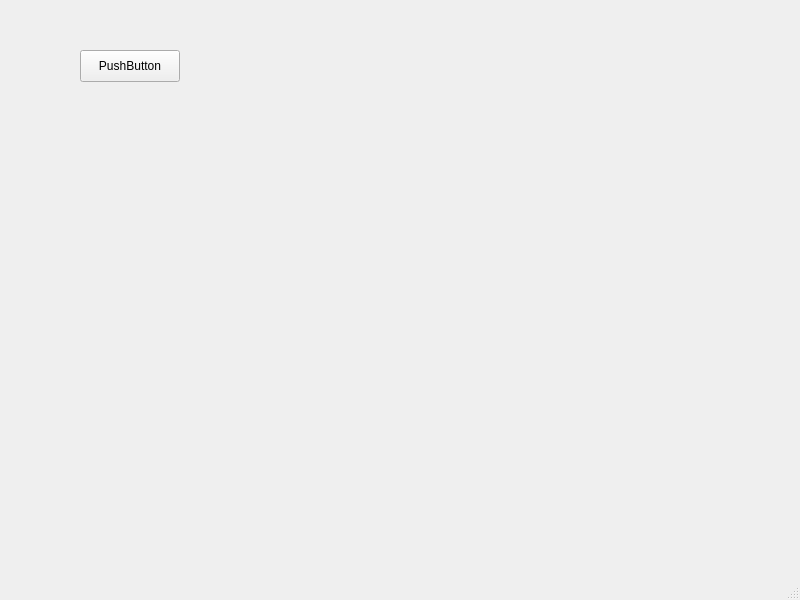
<?xml version="1.0" encoding="UTF-8"?>
<ui version="4.0">
 <class>MainWindow</class>
 <widget class="QMainWindow" name="MainWindow">
  <property name="geometry">
   <rect>
    <x>0</x>
    <y>0</y>
    <width>800</width>
    <height>600</height>
   </rect>
  </property>
  <property name="windowTitle">
   <string>MainWindow</string>
  </property>
  <widget class="QWidget" name="centralwidget">
   <widget class="QPushButton" name="pushButton">
    <property name="geometry">
     <rect>
      <x>80</x>
      <y>50</y>
      <width>100</width>
      <height>32</height>
     </rect>
    </property>
    <property name="text">
     <string>PushButton</string>
    </property>
   </widget>
  </widget>
  <widget class="QMenuBar" name="menubar">
   <property name="geometry">
    <rect>
     <x>0</x>
     <y>0</y>
     <width>800</width>
     <height>24</height>
    </rect>
   </property>
  </widget>
  <widget class="QStatusBar" name="statusbar"/>
 </widget>
 <resources/>
 <connections/>
 <slots>
  <slot>pushButtonSlot()</slot>
 </slots>
</ui>
